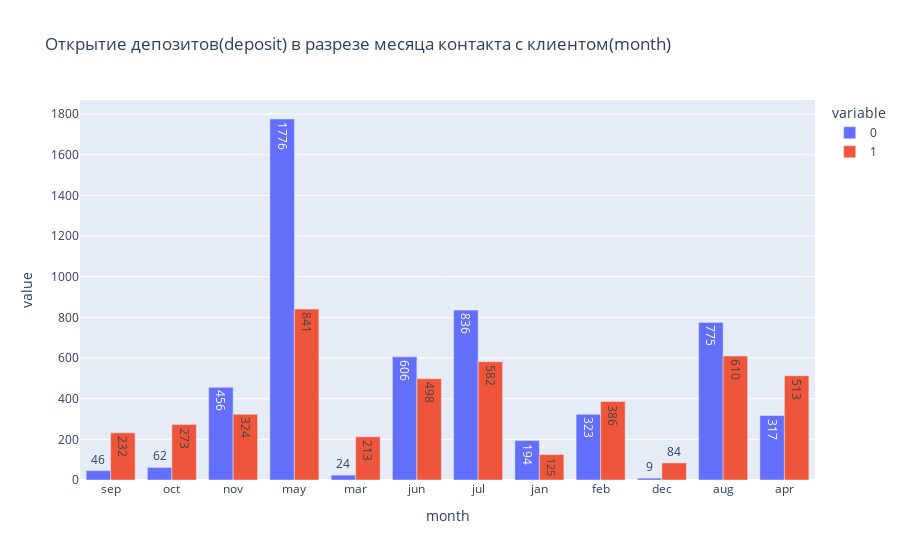

The code cell stored with this chart in its notebook:
### Code cell
import plotly
import plotly.express as px
fig = px.bar(data.pivot_table(# можно без values, чтобы просто посчитать кол-во строк
    index='month',    
    columns='deposit',
    aggfunc='size',# считает количество строк
    fill_value=0
).sort_index(ascending=False).reset_index(), x='month', y=[0,1],
             orientation='v',
             text_auto=True,
             barmode='group',
             title='Открытие депозитов(deposit) в разрезе месяца контакта с клиентом(month)')
fig.show()

### Figure 1 — Plotly figure (JSON) as saved in the notebook; plotly's stock layout.template omitted (floating-point values rounded to 4 significant figures)
{"data": [{"alignmentgroup": "True", "hovertemplate": "variable=0<br>month=%{x}<br>value=%{y}<extra></extra>", "legendgroup": "0", "marker": {"color": "#636efa", "pattern": {"shape": ""}}, "name": "0", "offsetgroup": "0", "orientation": "v", "showlegend": true, "textposition": "auto", "texttemplate": "%{y}", "type": "bar", "x": ["sep", "oct", "nov", "may", "mar", "jun", "jul", "jan", "feb", "dec", "aug", "apr"], "xaxis": "x", "y": [46, 62, 456, 1776, 24, 606, 836, 194, 323, 9, 775, 317], "yaxis": "y"}, {"alignmentgroup": "True", "hovertemplate": "variable=1<br>month=%{x}<br>value=%{y}<extra></extra>", "legendgroup": "1", "marker": {"color": "#EF553B", "pattern": {"shape": ""}}, "name": "1", "offsetgroup": "1", "orientation": "v", "showlegend": true, "textposition": "auto", "texttemplate": "%{y}", "type": "bar", "x": ["sep", "oct", "nov", "may", "mar", "jun", "jul", "jan", "feb", "dec", "aug", "apr"], "xaxis": "x", "y": [232, 273, 324, 841, 213, 498, 582, 125, 386, 84, 610, 513], "yaxis": "y"}], "layout": {"barmode": "group", "legend": {"title": {"text": "variable"}, "tracegroupgap": 0}, "title": {"text": "Открытие депозитов(deposit) в разрезе месяца контакта с клиентом(month)"}, "xaxis": {"anchor": "y", "domain": [0, 1], "title": {"text": "month"}}, "yaxis": {"anchor": "x", "domain": [0, 1], "title": {"text": "value"}}}}
